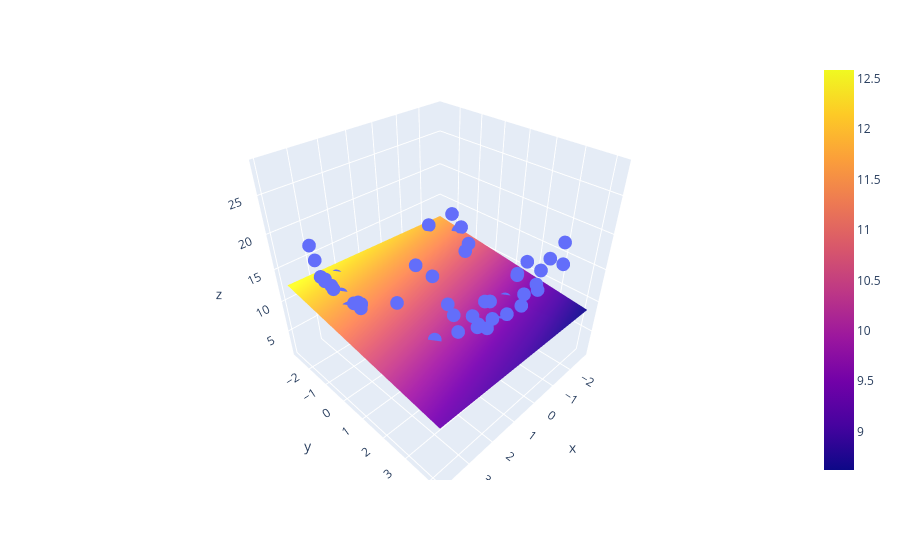

Write notebook code for a chart like this one.
### Code cell
import plotly.graph_objects as go 
fig = px.scatter_3d(df,x = x.ravel(),y = y.ravel(),z =z.ravel())
fig.add_trace (go.Surface(x =x_input , y = y_input,z = z_final))
fig.show()
